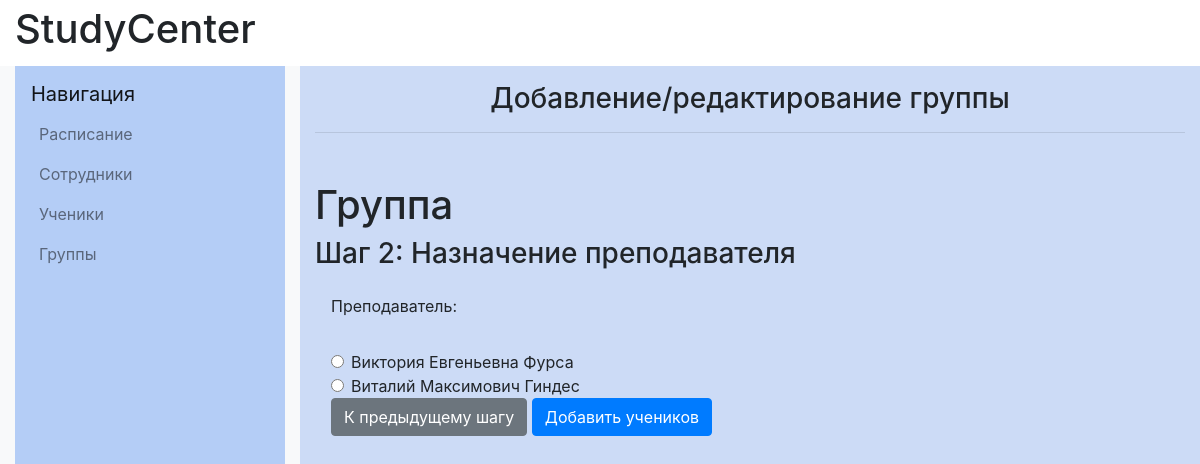
/groups/1/select_teacher, run on the app's committed database.
### catalog/models.py (models this page shows, shortened)
class Worker(models.Model):
    firstname=models.CharField(max_length=20, verbose_name="Имя")
    lastname=models.CharField(max_length=20, verbose_name="Фамилия")
    fathername=models.CharField(max_length=20, verbose_name="Отчество")
    date_of_birth=models.DateField(verbose_name="Дата рождения")
    gender=models.IntegerField(validators=[MinValueValidator(0), MaxValueValidator(1)], verbose_name="Пол")
    subject = models.ManyToManyField(Subject, verbose_name="Дисциплины")
    phone_number=models.CharField(max_length=11,validators=[MinLengthValidator(11)], verbose_name="Номер телефона")
    email=models.EmailField(verbose_name="E-mail")
    objects=models.Manager()
    registration_date=models.DateField()
    DoesNotExist = models.Manager

### catalog/views.py (the view)
# urls.py: path('groups/<int:pk>/select_teacher', views.select_teacher, name='select_teacher'),
def select_teacher(request, pk):
    group = get_object_or_404(Group, pk=pk, created=False)
    subject = group.subject
    if request.method == 'POST':
        form = GroupTeacherForm(request.POST, instance=group)
        if form.is_valid():
            form.save()
            return redirect('add_student_in_group', pk=pk)
    else:
        teachers = Worker.objects.filter(subject=subject)
        form = GroupTeacherForm(instance=group)
    return render(request, 'group/select_teacher_form.html', {'select_teacher_form': form, 'teachers': teachers})

### catalog/forms.py
class GroupTeacherForm(forms.ModelForm):
    teacher = forms.ModelChoiceField(
        queryset=Worker.objects.all())
    class Meta:
        model = Group
        fields = ('teacher',)
        labels = {'teacher': "Преподаватель"}
        widgets = {'teacher': forms.RadioSelect()}

### catalog/templates/group/select_teacher_form.html (shortened to what this page needs)
{% extends "base_generic.html" %}
{% block content %}
<div class="col-md-8 col-lg-9 content-container" style="background-color: #ccdbf6">
    <h1 class="h3 text-center mt-3">Добавление/редактирование группы</h1>
    <hr class="mb-5">
    <section>
        <h1>Группа</h1>
        <h3>Шаг 2: Назначение преподавателя</h3>
        <div class="form-group p-2">
            <form method="POST" class="d-block p-2">
                <label>Преподаватель:</label><br>
                {% for teacher in teachers %}
                    <div class="form-check">
                        <input class="form-check-input" type="radio" name="teacher" id="teacher_{{ teacher.id }}" value="{{ teacher.id }}">
                        <label class="form-check-label" for="teacher_{{ teacher.id }}">
                            {{ teacher.firstname }} {{ teacher.fathername }} {{ teacher.lastname }}
                        </label>
                    </div>
                {% endfor %}
                <div>
                    <a class="btn btn-secondary" href="{% url 'group_new' %}">К предыдущему шагу</a>
                    <button type="submit" class="save btn btn-primary">Добавить учеников</button>
                </div>
            </form>
        </div>
    </section>
</div>
{% endblock content %}

### catalog/static/css/styles.css (style rules this page uses)
@media (min-width: 768px) { .form-group label { display: block; } }

### data on the page
Worker: firstname "Виктория", fathername "Евгеньевна", lastname "Фурса"
Worker: firstname "Виталий", fathername "Максимович", lastname "Гиндес"
